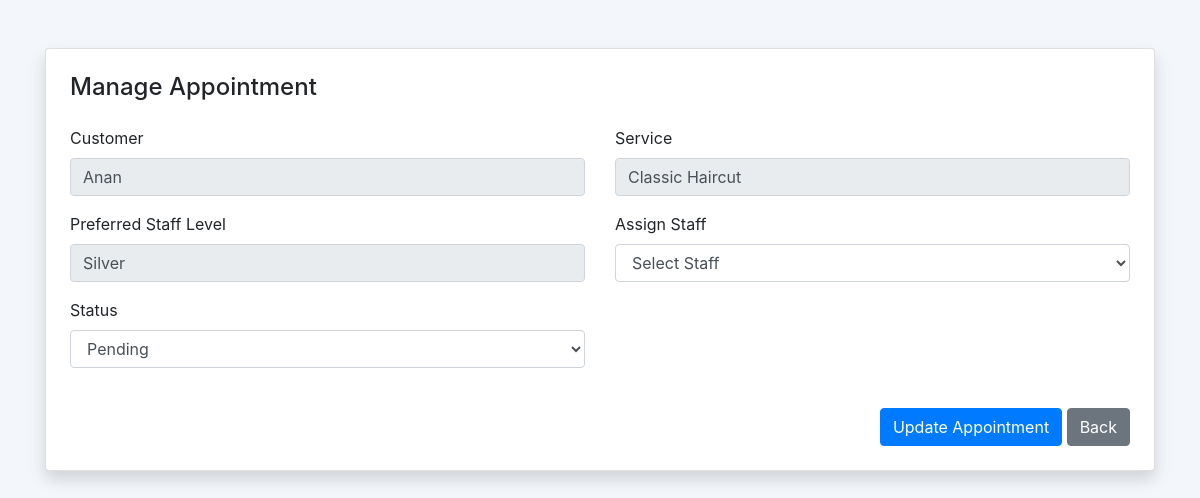
The page /Admin_App/Edit_Appointment/2/ on the database as committed earlier.
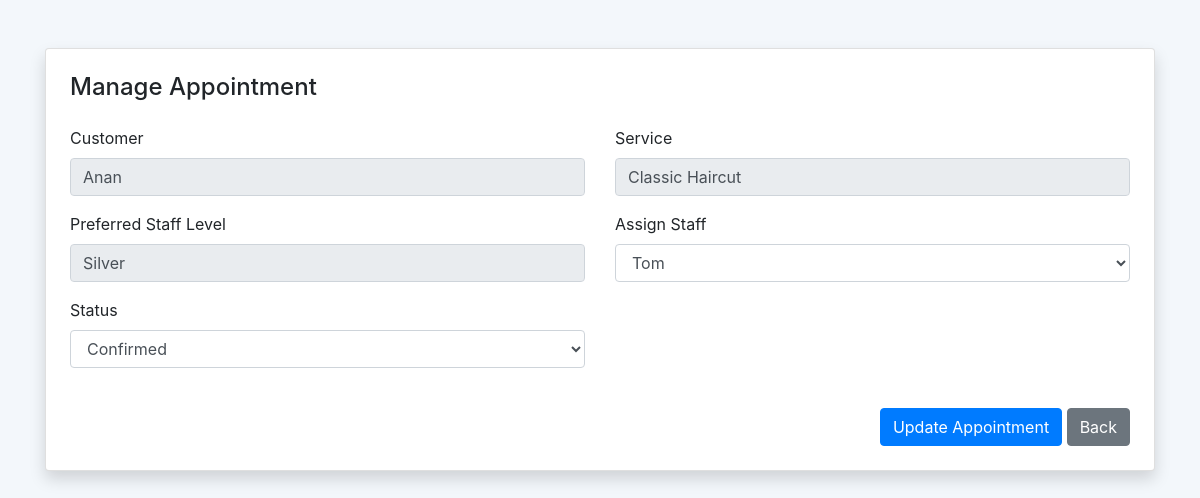
The same page on the database as committed later.
### Main_App/models.py (models this page shows)
class Appointmentdb(models.Model):
    STATUS_CHOICES = (
        ('pending', 'Pending'),
        ('confirmed', 'Confirmed'),
        ('cancelled', 'Cancelled'),
        ('completed', 'Completed'),
    )
    STAFF_LEVEL_CHOICES = (
        ('gold', 'Gold Level'),
        ('silver', 'Silver Level'),
        ('bronze', 'Bronze Level'),
    )
    Customer_name = models.CharField(max_length=100, blank=True, null=True)
    Phone = models.CharField(max_length=10, blank=True, null=True)
    Category = models.CharField(max_length=100, blank=True, null=True)
    Service = models.CharField(max_length=100, blank=True, null=True)
    appointment_date = models.DateField()
    appointment_time = models.TimeField()
    staff_level = models.CharField(
        max_length=20,
        choices=STAFF_LEVEL_CHOICES
    )
    assigned_staff = models.CharField(
        max_length=100,
        null=True,
        blank=True
    )
    status = models.CharField(
        max_length=20,
        choices=STATUS_CHOICES,
        default='pending'
    )
    created_at = models.DateTimeField(auto_now_add=True)

### Admin_App/models.py (models this page shows)
class Staffdb(models.Model):
    Staff_Name =models.CharField(max_length=15,blank=True,null=True)
    Role = models.CharField(max_length=50, null=True, blank=True)
    Work_category = models.CharField(max_length=50, null=True, blank=True)
    Services = models.TextField(null=True, blank=True)
    Phone = models.CharField(max_length=15, null=True, blank=True)
    Email = models.EmailField(null=True, blank=True)
    Experience =models.CharField(max_length=50, null=True, blank=True)
    Salary = models.IntegerField(null=True, blank=True)
    Staff_image = models.ImageField(upload_to="Staff", null=True, blank=True)

### Admin_App/views.py (the view)
# urls.py: path('Edit_Appointment/<int:appointment_id>/',views.edit_appointment,name='edit_appointment'),
def edit_appointment(request, appointment_id):
    appointment = Appointmentdb.objects.get(id=appointment_id)
    required_category = appointment.Category
    required_service = appointment.Service
    staff_qs = Staffdb.objects.filter(Work_category=required_category)
    eligible_staff = []
    for staff in staff_qs:
        if staff.Services:
            services_list = [s.strip() for s in staff.Services.split(',')]
            if required_service in services_list:
                eligible_staff.append(staff)
    return render(request, "Edit_Appointment.html", {
        'appointment': appointment,
        'staff_list': eligible_staff
    })

### Admin_App/templates/Edit_Appointment.html (shortened to what this page needs)
<!doctype html>
<html>
<head>
<link rel="stylesheet" href="https://stackpath.bootstrapcdn.com/bootstrap/4.5.2/css/bootstrap.min.css">
</head>
<body style="background:#f3f7fb;">
<div class="container mt-5">
<div class="card p-4 shadow">
<h4 class="mb-4">Manage Appointment</h4>
<form method="post" action="{% url 'update_appointment' appointment.id %}">
<div class="row">
<div class="col-md-6 mb-3">
<label>Customer</label>
<input type="text" class="form-control" value="{{ appointment.Customer_name }}" disabled>
</div>
<div class="col-md-6 mb-3">
<label>Service</label>
<input type="text" class="form-control" value="{{ appointment.Service }}" disabled>
</div>
<div class="col-md-6 mb-3">
<label>Preferred Staff Level</label>
<input type="text" class="form-control" value="{{ appointment.staff_level|title }}" disabled>
</div>
<div class="col-md-6 mb-3">
<label>Assign Staff</label>
<select name="assigned_staff" class="form-control" required>
    <option value="">Select Staff</option>
    {% for s in staff_list %}
        <option value="{{ s.Staff_Name }}"
            {% if s.Staff_Name == appointment.assigned_staff %}selected{% endif %}>
            {{ s.Staff_Name }}
        </option>
    {% empty %}
        <option disabled>No staff available for this service</option>
    {% endfor %}
</select>
</div>
<div class="col-md-6 mb-3">
<label>Status</label>
<select name="status" class="form-control">
<option value="pending" {% if appointment.status == 'pending' %}selected{% endif %}>Pending</option>
<option value="confirmed" {% if appointment.status == 'confirmed' %}selected{% endif %}>Confirmed</option>
</select>
</div>
</div>
<div class="text-right mt-4">
<button class="btn btn-primary">Update Appointment</button>
<a href="{% url 'admin_view_appointments' %}" class="btn btn-secondary">Back</a>
</div>
</form>
</div>
</div>
</body>
</html>

Rows that differ between the two databases and show on the page:
changed Appointmentdb "Anan": assigned_staff (not shown) → "Tom"; status "Pending" → "Confirmed"
Other text that changed with them:
form field assigned_staff: "Select Staff" → (not shown)
